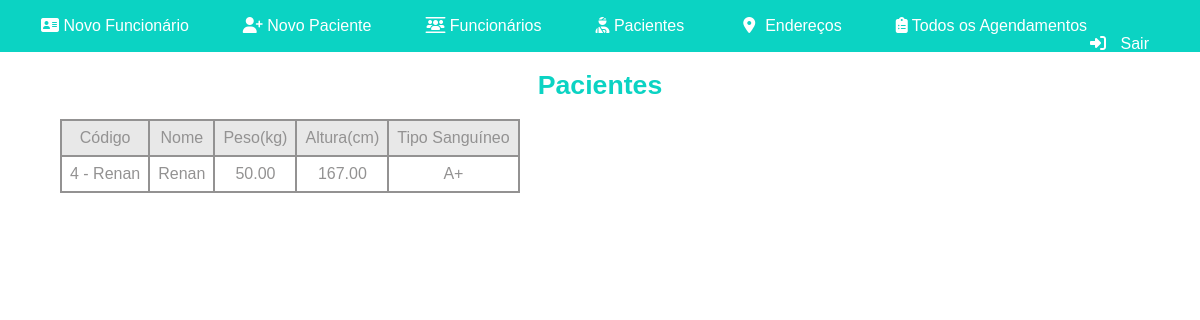
/pacientes, run on the app's committed database.
### clinica/models.py (models this page shows, shortened)
class Paciente(models.Model):
    peso = models.DecimalField(max_digits=6, decimal_places=2)
    altura = models.DecimalField(max_digits=6, decimal_places=2)
    tiposanguineo = models.CharField(max_length=3)
    codigo = models.OneToOneField(Pessoa, primary_key=True, on_delete=models.CASCADE)

class Pessoa(models.Model):
    codigo = models.IntegerField(primary_key=True)
    nome = models.CharField(max_length=70)
    email = models.CharField(max_length=70)
    telefone = models.CharField(max_length=70)
    cep = models.CharField(max_length=70)
    logradouro = models.CharField(max_length=70)
    bairro = models.CharField(max_length=70)
    cidade = models.CharField(max_length=70)
    estado = models.CharField(max_length=70)
    def __str__(self):
        return str(self.codigo) + " - " + self.nome

### clinica/views.py (the view)
# urls.py: path('pacientes', views.pacientesClinica, name = 'pacientes'),
def pacientesClinica(request):
    pacientes = Paciente.objects.all().order_by('codigo')
    return render(request, 'clinica/pacientes.html', {'pacientes': pacientes})

### clinica/templates/clinica/pacientes.html (shortened to what this page needs)
{% load static %}
<!DOCTYPE html>
<html lang="en">
<head>
    <link rel="stylesheet" href="{% static 'css/style.css' %}">
</head>
<body>
    <div class="barra-navegacao">
        <ul>
            <li><a href="novofuncionario"><i class="fa-solid fa-address-card"></i> Novo Funcionário</a></li>
            <li><a href="novopaciente"><i class="fa-solid fa-user-plus"></i> Novo Paciente</a></li>
            <li><a href="funcionarios"><i class="fa-solid fa-users-between-lines"></i> Funcionários</a></li>
            <li><a href="pacientes"><i class="fa-solid fa-user-injured"></i> Pacientes</a></li>
            <li><a href="enderecos"><i class="fa-solid fa-location-dot"></i>Endereços</a></li>
            <li><a href="todosagendamentos"><i class="fa-solid fa-clipboard-list"></i> Todos os Agendamentos</a></li>
            <li class="login"><a href="index"><i class="fa-solid fa-right-to-bracket"></i> Sair</a></li>
        </ul>
    </div>
    <div class="intro">
        <h1>Pacientes</h1>
    </div>
    <div class="exibirfunc">
        <table class="tabelada">
            <tr class="init">
                <td>Código</td>
                <td>Nome</td>
                <td>Peso(kg)</td>
                <td>Altura(cm)</td>
                <td>Tipo Sanguíneo</td>
            </tr>
            {% for pac in pacientes %}
            <tr>
                <td>{{pac.codigo}}</td>
                <td>{{pac.codigo.nome}}</td>
                <td>{{pac.peso}}</td>
                <td>{{pac.altura}}</td>
                <td>{{pac.tiposanguineo}}</td>
            </tr>
            {% endfor %}
        </table>
    </div>
</body>
</html>

### clinica/static/css/style.css (style rules this page uses)
body { margin:0px; }
.barra-navegacao { border: 1px solid rgb(11, 211, 195); background-color: rgb(11, 211, 195); }
.barra-navegacao ul li { display: inline; color: white; font-family: Verdana, Geneva, Tahoma, sans-serif; font-size: 12pt; margin-right: 50px; }
.barra-navegacao a:link { color:white; text-decoration: none; }
.login { float: right; }
.fa-solid.fa-hospital, .fa-solid.fa-photo-film, .fa-solid.fa-location-dot, .fa-solid.fa-clock, .fa-solid.fa-right-to-bracket { color: white; margin-right: 10px; margin-left: 5px; }
.intro h1 { font-weight: bolder; color: rgb(11, 211, 195); font-family: Verdana, Geneva, Tahoma, sans-serif; font-size: 20pt; text-align: center; }
.tabelada { border-collapse: collapse; margin-left: 5%; }
.tabelada, .tabelada td, .tabelada th { font-family: Verdana, Geneva, Tahoma, sans-serif; border: 2px solid rgb(147, 146, 146); text-align: center; padding: 8px; color: rgb(147, 146, 146); }
.init { font-family: Verdana, Geneva, Tahoma, sans-serif; border: 2px solid rgb(147, 146, 146); text-align: center; padding: 8px; color: rgb(147, 146, 146); background-color: rgb(232, 232, 232); }

### data on the page
Paciente: codigo "4 - Renan", codigo.nome "Renan", peso "50.00", altura "167.00", tiposanguineo "A+"
